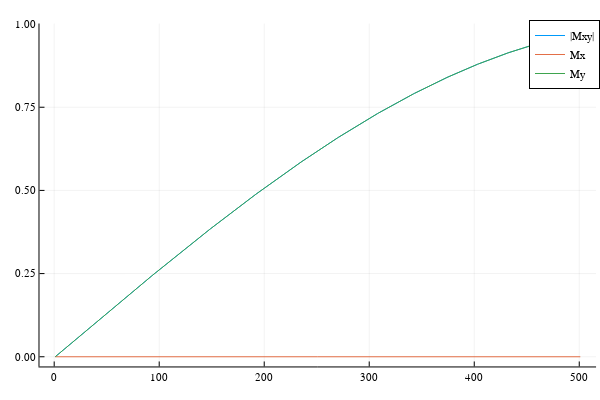

Write notebook code for a chart like this one.
### Code cell
# Simulate to check that magnitude is same as BlochSim.jl, and get target pattern to recover the pulse
Mxd = zeros(nb1, 1)
Myd = zeros(nb1, 1)
Mzd = zeros(nb1, 1)
Mx0 = 0
My0 = 0
Mz0 = 1.0
for ii = 1 : nb1
    rfg = [rf *b1[ii] * dt / 1000 * GAMMA;  0 * GAMMA * dt / 1000; Mx0; My0; Mz0];
    M = myBlochSim(rfg)
    Mxd[ii] = M[1]
    Myd[ii] = M[2]
    Mzd[ii] = M[3]
end
plot(abs.(Complex.(Mxd, Myd)), label="|Mxy|")
plot!(Mxd, label="Mx")
plot!(Myd, label="My")

### Figure 1 — Plotly figure (JSON) as saved in the notebook; plotly's stock layout.template omitted (floating-point values rounded to 4 significant figures; data arrays with more than 128 entries replaced by an {"elided": "..."} marker saying what was removed)
{"data": [{"colorbar": {"title": ""}, "legendgroup": "|Mxy|", "line": {"color": "rgba(0, 154, 250, 1.000)", "dash": "solid", "shape": "linear", "width": 1}, "mode": "lines", "name": "|Mxy|", "showlegend": true, "type": "scatter", "x": {"elided": "501 int values"}, "xaxis": "x", "y": {"elided": "501 float values"}, "yaxis": "y", "zmax": null, "zmin": null}, {"colorbar": {"title": ""}, "legendgroup": "Mx", "line": {"color": "rgba(227, 111, 71, 1.000)", "dash": "solid", "shape": "linear", "width": 1}, "mode": "lines", "name": "Mx", "showlegend": true, "type": "scatter", "x": {"elided": "501 int values"}, "xaxis": "x", "y": {"elided": "501 int values"}, "yaxis": "y", "zmax": null, "zmin": null}, {"colorbar": {"title": ""}, "legendgroup": "My", "line": {"color": "rgba(62, 164, 78, 1.000)", "dash": "solid", "shape": "linear", "width": 1}, "mode": "lines", "name": "My", "showlegend": true, "type": "scatter", "x": {"elided": "501 int values"}, "xaxis": "x", "y": {"elided": "501 float values"}, "yaxis": "y", "zmax": null, "zmin": null}], "layout": {"annotations": [], "height": 400, "legend": {"bgcolor": "rgba(255, 255, 255, 1.000)", "bordercolor": "rgba(0, 0, 0, 1.000)", "borderwidth": 1, "font": {"color": "rgba(0, 0, 0, 1.000)", "family": "sans-serif", "size": 11}, "title": {"font": {"color": "rgba(0, 0, 0, 1.000)", "family": "sans-serif", "size": 15}, "text": ""}, "tracegroupgap": 0, "traceorder": "normal", "x": 1, "xanchor": "auto", "y": 1, "yanchor": "auto"}, "margin": {"b": 20, "l": 0, "r": 0, "t": 20}, "paper_bgcolor": "rgba(255, 255, 255, 1.000)", "plot_bgcolor": "rgba(255, 255, 255, 1.000)", "showlegend": true, "width": 600, "xaxis": {"anchor": "y", "domain": [0.06582, 0.9934], "gridcolor": "rgba(0, 0, 0, 0.100)", "gridwidth": 0.5, "linecolor": "rgba(0, 0, 0, 1.000)", "mirror": false, "range": [-14, 516], "showgrid": true, "showline": true, "showticklabels": true, "tickangle": 0, "tickcolor": "rgb(0, 0, 0)", "tickfont": {"color": "rgba(0, 0, 0, 1.000)", "family": "sans-serif", "size": 11}, "tickmode": "array", "ticks": "inside", "ticktext": ["0", "100", "200", "300", "400", "500"], "tickvals": [0, 100, 200, 300, 400, 500], "title": "", "titlefont": {"color": "rgba(0, 0, 0, 1.000)", "family": "sans-serif", "size": 15}, "type": "-", "visible": true, "zeroline": false, "zerolinecolor": "rgba(0, 0, 0, 1.000)"}, "yaxis": {"anchor": "x", "domain": [0.03762, 0.9902], "gridcolor": "rgba(0, 0, 0, 0.100)", "gridwidth": 0.5, "linecolor": "rgba(0, 0, 0, 1.000)", "mirror": false, "range": [-0.02917, 1.002], "showgrid": true, "showline": true, "showticklabels": true, "tickangle": 0, "tickcolor": "rgb(0, 0, 0)", "tickfont": {"color": "rgba(0, 0, 0, 1.000)", "family": "sans-serif", "size": 11}, "tickmode": "array", "ticks": "inside", "ticktext": ["0.00", "0.25", "0.50", "0.75", "1.00"], "tickvals": [0, 0.25, 0.5, 0.75, 1], "title": "", "titlefont": {"color": "rgba(0, 0, 0, 1.000)", "family": "sans-serif", "size": 15}, "type": "-", "visible": true, "zeroline": false, "zerolinecolor": "rgba(0, 0, 0, 1.000)"}}}
